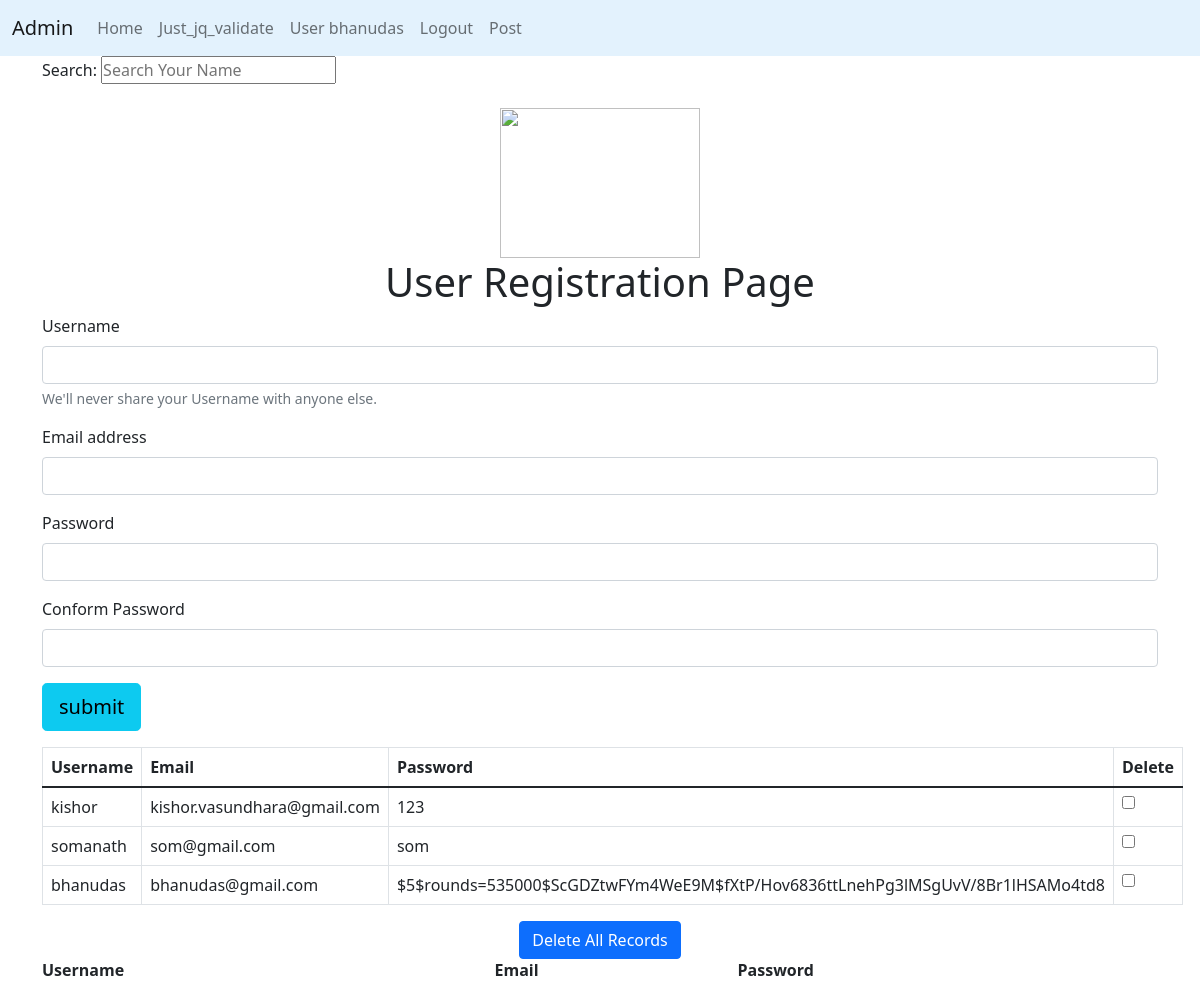
/user_reg (signed in), run on the app's committed database.
### sen.py (models this page shows, shortened)
class User(db.Model, UserMixin):
    id = db.Column(db.Integer, primary_key=True)
    username = db.Column(db.String(64), index=True, unique=True)
    email = db.Column(db.String(120), index=True, unique=True)
    password_hash = db.Column(db.String(128))
    posts = db.relationship('Post', lazy='dynamic',back_populates='author')

### sen.py (the view, shortened to what this page needs)
@app.route("/user_reg", methods=["POST", "GET"])
def user_reg():
    database_data=User.query.all()
    return render_template("user_register.html",database_data=database_data)

### sen.py (called while the page is built)
@login_manager.user_loader
def load_user(user_id):
    return User.query.get(int(user_id))

### templates/user_register.html (shortened to what this page needs)
{% extends 'base.html' %}
{% block content %}
<div id="search-bar mt-4">
<label>Search:</label>
<input type="text" id="search_name" autocomplete="off" placeholder="Search Your Name">
</div>
<center><img src="{{url_for('static',filename='images/user_register.png')}}" height="150px" width="200px" class="mt-4"></center>
<h1 class="text-center">User Registration Page</h1>
    <form method="POST" class="mt-2" id="registerfrm">
                  <div class="mb-3">
                      <label for="exampleInputUsername" class="form-label">Username</label>
                      <input type="text" name="username" class="form-control" id="unm">
                      <div id="emailHelp" class="form-text">We'll never share your Username with anyone else.</div>
                  </div>
            <div class="mb-3">
                  <label for="exampleInputEmail1" class="form-label">Email address</label>
                  <input type="email" name="email" class="form-control" id="email" required>
              </div>
            <div class="mb-3">
              <label for="exampleInputPassword1" class="form-label">Password</label>
              <input type="password" name="password" class="form-control" id="pass" required>
            </div>
            <div class="mb-3">
              <label for="exampleInputPassword1" class="form-label">Conform Password</label>
              <input type="password" name="con_password" class="form-control" id="cpass" required>
            </div>
          <input type="submit" value="submit" class="btn btn-info btn-lg">
</form>
<div>
<form method="POST" id="del_frm">
<table class="table table-responsive table-bordered">
<thead>
    <tr class="thead-dark">
        <th>Username</th>
        <th>Email</th>
        <th>Password</th>
        <th>Delete</th>
    </tr>
    </thead>
    <tbody id="tablebody">
        {% for i in database_data %}
        <tr id="del_check{{i.id}}"> <td>{{i.username}}</td> <td>{{i.email}}</td>  <td>{{i.password_hash}}</td><td><input type="checkbox" name="mycheckbox[]" value="{{i.id}}" id="xy-{{i.id}}"></td> </tr>
        {% endfor %}
    </tbody>
</table>
</div>
<div align="center">
    <button type="button" class="btn btn-primary" id="del_btn">Delete All Records</button>
</div>
<div>
<table id="empTable" class="display dataTable" width="100%">
        <thead>
    <tr>
        <th>Username</th>
        <th>Email</th>
        <th>Password</th>
    </tr>
    </thead>
</table>
</div>
{% endblock content %}

### templates/base.html (shortened to what this page needs)
<html>
   <head>
      <link href="https://cdn.jsdelivr.net/npm/bootstrap@5.1.3/dist/css/bootstrap.min.css" rel="stylesheet">
      <link rel="stylesheet" href="{{ url_for('static',filename='styles/style_css.css')}}">
   </head>
   <body>
      <nav class="navbar navbar-expand-lg navbar navbar-light" style="background-color: #e3f2fd;">
         <div class="container-fluid">
           <a class="navbar-brand" href="/admin">Admin</a>
           <div class="collapse navbar-collapse" id="navbarNav">
             <ul class="navbar-nav">
             <li class="nav-item">
                 <a class="nav-link" href="/">Home</a>
               </li>
                 <li class="nav-item">
              <a class="nav-link" href="/jquery_demo">Just_jq_validate</a>
               </li>
             {% if current_user.is_authenticated %}
                <li class="nav-item">
                    <a class="nav-link" href="#"> User {{current_user.username }}</a>
                </li>
                   <li class="nav-item">
                 <a class="nav-link" href="/logout">Logout</a>
               </li>
                 <li class="nav-item">
                 <a class="nav-link" href="/comment">Post</a>
               </li>
            {% endif %}
             </ul>
           </div>
         </div>
       </nav>
       <div class="container">
      {% block content %}
      {% endblock content %}
       </div>
<link rel="stylesheet" type="text/css" href="https://cdn.datatables.net/v/dt/dt-1.11.3/datatables.min.css"/>
   </body>
</html>

### static/styles/style_css.css (style rules this page uses)
* { padding: 0; margin: 0; box-sizing: border-box; }

### data on the page
User: username "bhanudas", email "bhanudas@gmail.com", password_hash "$5$rounds=535000$ScGDZtwFYm4WeE9M$fXtP/Hov6836ttLnehPg3lMSgUvV/8Br1lHSAMo4td8"
User: username "kishor", email "kishor.vasundhara@gmail.com", password_hash "123"
User: username "somanath", email "som@gmail.com", password_hash "som"
